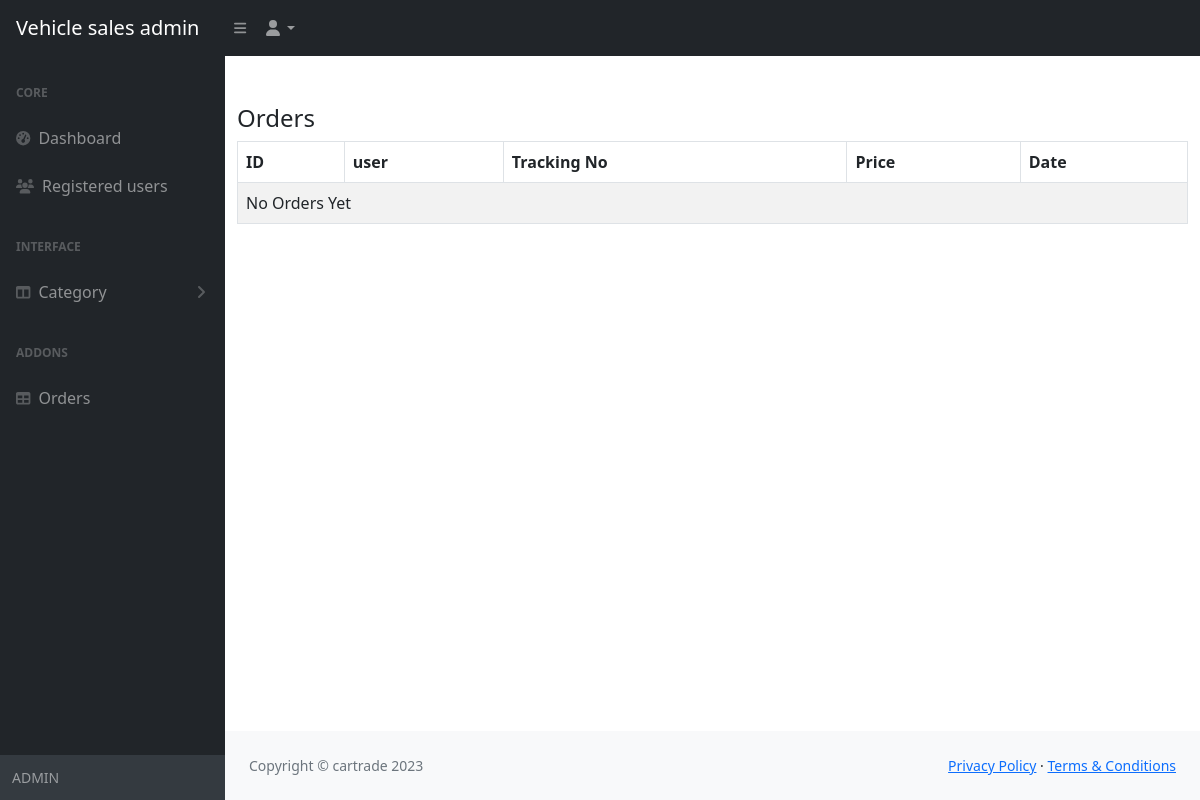
Page /audi/admin/orders.php on the earlier database version.
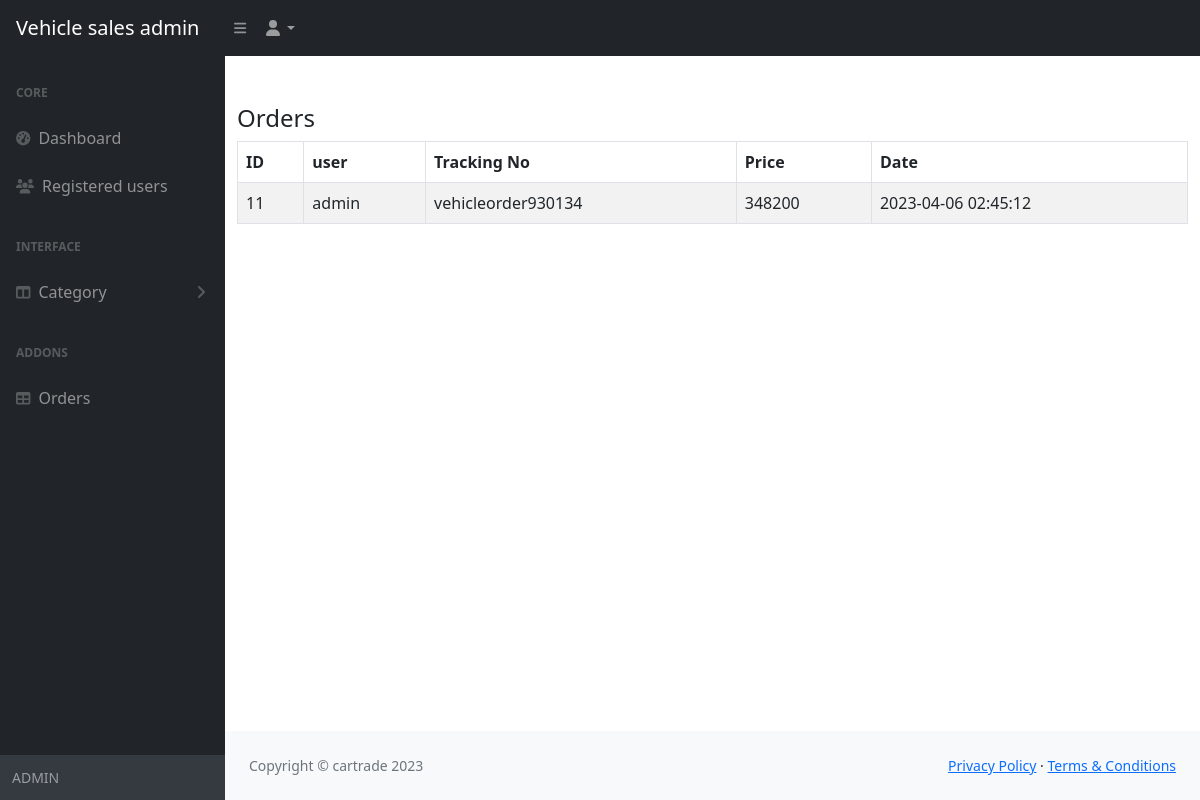
Same page on the later database version.
### tables this page shows
CREATE TABLE `orders` (
  `id` int(11) NOT NULL,
  `tracking_no` varchar(191) NOT NULL,
  `user_id` int(191) NOT NULL,
  `name` varchar(191) NOT NULL,
  `email` varchar(191) NOT NULL,
  `phone` varchar(191) NOT NULL,
  `address` mediumtext NOT NULL,
  `pincode` int(191) NOT NULL,
  `total_price` int(191) NOT NULL,
  `payment_mode` varchar(191) NOT NULL,
  `payment_id` varchar(191) DEFAULT NULL,
  `status` tinyint(191) NOT NULL DEFAULT 0,
  `comments` varchar(255) DEFAULT NULL,
  `created_at` timestamp NOT NULL DEFAULT current_timestamp()
);

### audi/admin/functions/myfunctions.php (called while the page is built, shortened)
<?php
include('../config/dbcon.php');
function getAllOrders()
{
    global $con;
    $query = "SELECT * FROM orders WHERE status = '0' ";
    return $query_run = mysqli_query($con, $query);
}
?>

### audi/admin/orders.php (the view, shortened to what this page needs)
<?php
include('functions/myfunctions.php');
include('includes/header.php');
include('includes/sidebar.php');
include('includes/navbar-top.php');
?>
<div class="py-5">
    <div class="container">
        <div class="">
            <div class="row">
                <div class="col-md-12">
                    <table class="table table-bordered table-striped">
                        <h4>Orders</h4>
                        <thead>
                            <tr>
                                <th>ID</th>
                                <th>user</th>
                                <th>Tracking No</th>
                                <th>Price</th>
                                <th>Date</th>
                            </tr>
                        </thead>
                        <tbody>
                        <?php
                   $orders = getAllOrders();
                   if(mysqli_num_rows($orders)>0)
                   {
                    foreach($orders as $item){
                        ?>
                            <tr>
                                <td><?= $item['id']; ?></td>
                                <td><?= $item['name']; ?></td>
                                <td><?= $item['tracking_no']; ?></td>
                                <td><?= $item['total_price']; ?></td>
                                <td><?= $item['created_at']; ?></td>
                            </tr>
                        <?php
                    }
                   }
                   else
                   {
                    ?>
                        <tr>
                            <td colspan="5">No Orders Yet</td>
                        </tr>
                    <?php
                   }
                    ?>
                        </tbody>
                    </table>
                </div>
            </div>
        </div>
    </div>
</div>
<?php
include('includes/footer.php');
?>

Differences in the rows shown:
added orders: id "11", name "admin", tracking_no "vehicleorder930134", total_price "348200", created_at "2023-04-06 02:45:12"
Other differences:
text no longer shown: "No Orders Yet"
